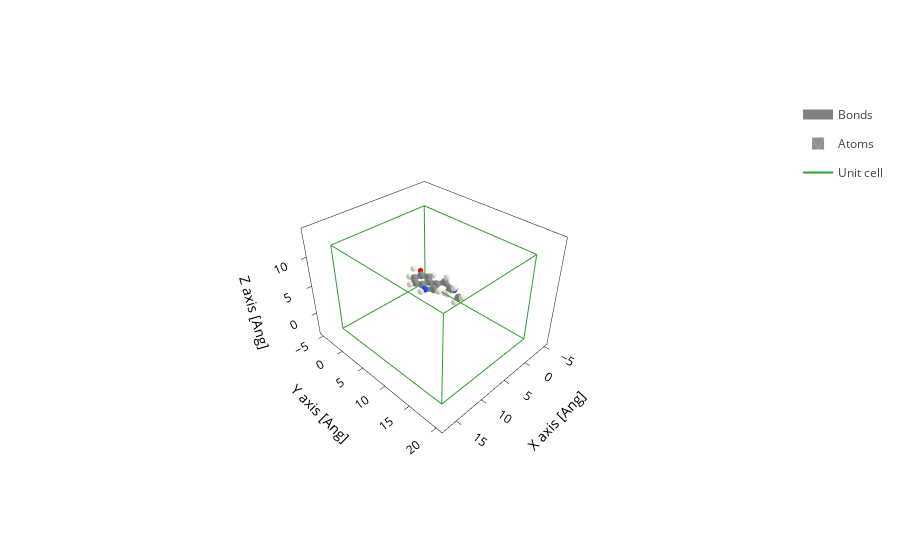

Source (notebook cell):
### Code cell
molecula.plot()

### Figure 1 — Plotly figure (JSON) as saved in the notebook; plotly's stock layout.template omitted (floating-point values rounded to 4 significant figures; data arrays with more than 128 entries replaced by an {"elided": "..."} marker saying what was removed)
{"data": [{"line": {"color": "gray", "width": 10}, "meta": {}, "mode": "lines", "name": "Bonds", "opacity": 1, "type": "scatter3d", "x": {"elided": "588 float values"}, "y": {"elided": "588 float values"}, "z": {"elided": "588 float values"}}, {"alphahull": 0, "color": "#909090", "hovertemplate": "%{meta.position}", "legendgroup": "Atoms", "meta": {"meta": {"Atoms_i": 0}, "position": "(-1.01, 1.71, 0.00)"}, "name": "Atoms", "opacity": 1, "showlegend": true, "showscale": false, "type": "mesh3d", "x": {"elided": "225 float values"}, "y": {"elided": "225 float values"}, "z": {"elided": "225 float values"}}, {"alphahull": 0, "color": "#909090", "hovertemplate": "%{meta.position}", "legendgroup": "Atoms", "meta": {"meta": {"Atoms_i": 1}, "position": "(0.34, 2.43, 0.00)"}, "name": "Atoms", "opacity": 1, "showlegend": false, "showscale": false, "type": "mesh3d", "x": {"elided": "225 float values"}, "y": {"elided": "225 float values"}, "z": {"elided": "225 float values"}}, {"alphahull": 0, "color": "#3050F8", "hovertemplate": "%{meta.position}", "legendgroup": "Atoms", "meta": {"meta": {"Atoms_i": 2}, "position": "(1.41, 1.43, 0.02)"}, "name": "Atoms", "opacity": 1, "showlegend": false, "showscale": false, "type": "mesh3d", "x": {"elided": "225 float values"}, "y": {"elided": "225 float values"}, "z": {"elided": "225 float values"}}, {"alphahull": 0, "color": "#909090", "hovertemplate": "%{meta.position}", "legendgroup": "Atoms", "meta": {"meta": {"Atoms_i": 3}, "position": "(1.22, -1.19, -0.01)"}, "name": "Atoms", "opacity": 1, "showlegend": false, "showscale": false, "type": "mesh3d", "x": {"elided": "225 float values"}, "y": {"elided": "225 float values"}, "z": {"elided": "225 float values"}}, {"alphahull": 0, "color": "#909090", "hovertemplate": "%{meta.position}", "legendgroup": "Atoms", "meta": {"meta": {"Atoms_i": 4}, "position": "(0.32, -2.27, -0.01)"}, "name": "Atoms", "opacity": 1, "showlegend": false, "showscale": false, "type": "mesh3d", "x": {"elided": "225 float values"}, "y": {"elided": "225 float values"}, "z": {"elided": "225 float values"}}, {"alphahull": 0, "color": "#909090", "hovertemplate": "%{meta.position}", "legendgroup": "Atoms", "meta": {"meta": {"Atoms_i": 5}, "position": "(-1.06, -2.04, -0.01)"}, "name": "Atoms", "opacity": 1, "showlegend": false, "showscale": false, "type": "mesh3d", "x": {"elided": "225 float values"}, "y": {"elided": "225 float values"}, "z": {"elided": "225 float values"}}, {"alphahull": 0, "color": "#909090", "hovertemplate": "%{meta.position}", "legendgroup": "Atoms", "meta": {"meta": {"Atoms_i": 6}, "position": "(-1.54, -0.72, -0.00)"}, "name": "Atoms", "opacity": 1, "showlegend": false, "showscale": false, "type": "mesh3d", "x": {"elided": "225 float values"}, "y": {"elided": "225 float values"}, "z": {"elided": "225 float values"}}, {"alphahull": 0, "color": "#909090", "hovertemplate": "%{meta.position}", "legendgroup": "Atoms", "meta": {"meta": {"Atoms_i": 7}, "position": "(-0.63, 0.36, -0.00)"}, "name": "Atoms", "opacity": 1, "showlegend": false, "showscale": false, "type": "mesh3d", "x": {"elided": "225 float values"}, "y": {"elided": "225 float values"}, "z": {"elided": "225 float values"}}, {"alphahull": 0, "color": "#909090", "hovertemplate": "%{meta.position}", "legendgroup": "Atoms", "meta": {"meta": {"Atoms_i": 8}, "position": "(0.77, 0.13, 0.00)"}, "name": "Atoms", "opacity": 1, "showlegend": false, "showscale": false, "type": "mesh3d", "x": {"elided": "225 float values"}, "y": {"elided": "225 float values"}, "z": {"elided": "225 float values"}}, {"alphahull": 0, "color": "#909090", "hovertemplate": "%{meta.position}", "legendgroup": "Atoms", "meta": {"meta": {"Atoms_i": 9}, "position": "(-2.39, 2.30, 0.01)"}, "name": "Atoms", "opacity": 1, "showlegend": false, "showscale": false, "type": "mesh3d", "x": {"elided": "225 float values"}, "y": {"elided": "225 float values"}, "z": {"elided": "225 float values"}}, {"alphahull": 0, "color": "#EDEADE", "hovertemplate": "%{meta.position}", "legendgroup": "Atoms", "meta": {"meta": {"Atoms_i": 10}, "position": "(0.34, 3.43, 0.01)"}, "name": "Atoms", "opacity": 1, "showlegend": false, "showscale": false, "type": "mesh3d", "x": {"elided": "225 float values"}, "y": {"elided": "225 float values"}, "z": {"elided": "225 float values"}}, {"alphahull": 0, "color": "#EDEADE", "hovertemplate": "%{meta.position}", "legendgroup": "Atoms", "meta": {"meta": {"Atoms_i": 11}, "position": "(2.41, 1.45, 0.04)"}, "name": "Atoms", "opacity": 1, "showlegend": false, "showscale": false, "type": "mesh3d", "x": {"elided": "225 float values"}, "y": {"elided": "225 float values"}, "z": {"elided": "225 float values"}}, {"alphahull": 0, "color": "#EDEADE", "hovertemplate": "%{meta.position}", "legendgroup": "Atoms", "meta": {"meta": {"Atoms_i": 12}, "position": "(-2.53, -0.56, 0.00)"}, "name": "Atoms", "opacity": 1, "showlegend": false, "showscale": false, "type": "mesh3d", "x": {"elided": "225 float values"}, "y": {"elided": "225 float values"}, "z": {"elided": "225 float values"}}, {"alphahull": 0, "color": "#FF0D0D", "hovertemplate": "%{meta.position}", "legendgroup": "Atoms", "meta": {"meta": {"Atoms_i": 13}, "position": "(-2.03, -3.21, -0.00)"}, "name": "Atoms", "opacity": 1, "showlegend": false, "showscale": false, "type": "mesh3d", "x": {"elided": "225 float values"}, "y": {"elided": "225 float values"}, "z": {"elided": "225 float values"}}, {"alphahull": 0, "color": "#EDEADE", "hovertemplate": "%{meta.position}", "legendgroup": "Atoms", "meta": {"meta": {"Atoms_i": 14}, "position": "(0.65, -3.21, -0.03)"}, "name": "Atoms", "opacity": 1, "showlegend": false, "showscale": false, "type": "mesh3d", "x": {"elided": "225 float values"}, "y": {"elided": "225 float values"}, "z": {"elided": "225 float values"}}, {"alphahull": 0, "color": "#EDEADE", "hovertemplate": "%{meta.position}", "legendgroup": "Atoms", "meta": {"meta": {"Atoms_i": 15}, "position": "(2.21, -1.38, -0.01)"}, "name": "Atoms", "opacity": 1, "showlegend": false, "showscale": false, "type": "mesh3d", "x": {"elided": "225 float values"}, "y": {"elided": "225 float values"}, "z": {"elided": "225 float values"}}, {"alphahull": 0, "color": "#EDEADE", "hovertemplate": "%{meta.position}", "legendgroup": "Atoms", "meta": {"meta": {"Atoms_i": 16}, "position": "(-1.53, -4.56, 0.00)"}, "name": "Atoms", "opacity": 1, "showlegend": false, "showscale": false, "type": "mesh3d", "x": {"elided": "225 float values"}, "y": {"elided": "225 float values"}, "z": {"elided": "225 float values"}}, {"alphahull": 0, "color": "#909090", "hovertemplate": "%{meta.position}", "legendgroup": "Atoms", "meta": {"meta": {"Atoms_i": 17}, "position": "(-3.67, 2.35, -2.05)"}, "name": "Atoms", "opacity": 1, "showlegend": false, "showscale": false, "type": "mesh3d", "x": {"elided": "225 float values"}, "y": {"elided": "225 float values"}, "z": {"elided": "225 float values"}}, {"alphahull": 0, "color": "#909090", "hovertemplate": "%{meta.position}", "legendgroup": "Atoms", "meta": {"meta": {"Atoms_i": 18}, "position": "(-2.44, 3.57, -0.79)"}, "name": "Atoms", "opacity": 1, "showlegend": false, "showscale": false, "type": "mesh3d", "x": {"elided": "225 float values"}, "y": {"elided": "225 float values"}, "z": {"elided": "225 float values"}}, {"alphahull": 0, "color": "#909090", "hovertemplate": "%{meta.position}", "legendgroup": "Atoms", "meta": {"meta": {"Atoms_i": 19}, "position": "(-3.25, 4.75, -2.38)"}, "name": "Atoms", "opacity": 1, "showlegend": false, "showscale": false, "type": "mesh3d", "x": {"elided": "225 float values"}, "y": {"elided": "225 float values"}, "z": {"elided": "225 float values"}}, {"alphahull": 0, "color": "#3050F8", "hovertemplate": "%{meta.position}", "legendgroup": "Atoms", "meta": {"meta": {"Atoms_i": 20}, "position": "(-3.39, 3.65, -1.36)"}, "name": "Atoms", "opacity": 1, "showlegend": false, "showscale": false, "type": "mesh3d", "x": {"elided": "225 float values"}, "y": {"elided": "225 float values"}, "z": {"elided": "225 float values"}}, {"alphahull": 0, "color": "#EDEADE", "hovertemplate": "%{meta.position}", "legendgroup": "Atoms", "meta": {"meta": {"Atoms_i": 21}, "position": "(-3.93, 1.58, -1.30)"}, "name": "Atoms", "opacity": 1, "showlegend": false, "showscale": false, "type": "mesh3d", "x": {"elided": "225 float values"}, "y": {"elided": "225 float values"}, "z": {"elided": "225 float values"}}, {"alphahull": 0, "color": "#EDEADE", "hovertemplate": "%{meta.position}", "legendgroup": "Atoms", "meta": {"meta": {"Atoms_i": 22}, "position": "(-4.52, 2.44, -2.76)"}, "name": "Atoms", "opacity": 1, "showlegend": false, "showscale": false, "type": "mesh3d", "x": {"elided": "225 float values"}, "y": {"elided": "225 float values"}, "z": {"elided": "225 float values"}}, {"alphahull": 0, "color": "#EDEADE", "hovertemplate": "%{meta.position}", "legendgroup": "Atoms", "meta": {"meta": {"Atoms_i": 23}, "position": "(-2.78, 1.99, -2.61)"}, "name": "Atoms", "opacity": 1, "showlegend": false, "showscale": false, "type": "mesh3d", "x": {"elided": "225 float values"}, "y": {"elided": "225 float values"}, "z": {"elided": "225 float values"}}, {"alphahull": 0, "color": "#EDEADE", "hovertemplate": "%{meta.position}", "legendgroup": "Atoms", "meta": {"meta": {"Atoms_i": 24}, "position": "(-3.03, 5.71, -1.86)"}, "name": "Atoms", "opacity": 1, "showlegend": false, "showscale": false, "type": "mesh3d", "x": {"elided": "225 float values"}, "y": {"elided": "225 float values"}, "z": {"elided": "225 float values"}}, {"alphahull": 0, "color": "#EDEADE", "hovertemplate": "%{meta.position}", "legendgroup": "Atoms", "meta": {"meta": {"Atoms_i": 25}, "position": "(-2.42, 4.54, -3.08)"}, "name": "Atoms", "opacity": 1, "showlegend": false, "showscale": false, "type": "mesh3d", "x": {"elided": "225 float values"}, "y": {"elided": "225 float values"}, "z": {"elided": "225 float values"}}, {"alphahull": 0, "color": "#EDEADE", "hovertemplate": "%{meta.position}", "legendgroup": "Atoms", "meta": {"meta": {"Atoms_i": 26}, "position": "(-4.19, 4.89, -2.96)"}, "name": "Atoms", "opacity": 1, "showlegend": false, "showscale": false, "type": "mesh3d", "x": {"elided": "225 float values"}, "y": {"elided": "225 float values"}, "z": {"elided": "225 float values"}}, {"alphahull": 0, "color": "#EDEADE", "hovertemplate": "%{meta.position}", "legendgroup": "Atoms", "meta": {"meta": {"Atoms_i": 27}, "position": "(-2.44, 4.41, -0.25)"}, "name": "Atoms", "opacity": 1, "showlegend": false, "showscale": false, "type": "mesh3d", "x": {"elided": "225 float values"}, "y": {"elided": "225 float values"}, "z": {"elided": "225 float values"}}, {"alphahull": 0, "color": "#EDEADE", "hovertemplate": "%{meta.position}", "legendgroup": "Atoms", "meta": {"meta": {"Atoms_i": 28}, "position": "(-1.75, 3.64, -1.51)"}, "name": "Atoms", "opacity": 1, "showlegend": false, "showscale": false, "type": "mesh3d", "x": {"elided": "225 float values"}, "y": {"elided": "225 float values"}, "z": {"elided": "225 float values"}}, {"alphahull": 0, "color": "#EDEADE", "hovertemplate": "%{meta.position}", "legendgroup": "Atoms", "meta": {"meta": {"Atoms_i": 29}, "position": "(-3.03, 1.64, -0.39)"}, "name": "Atoms", "opacity": 1, "showlegend": false, "showscale": false, "type": "mesh3d", "x": {"elided": "225 float values"}, "y": {"elided": "225 float values"}, "z": {"elided": "225 float values"}}, {"alphahull": 0, "color": "#EDEADE", "hovertemplate": "%{meta.position}", "legendgroup": "Atoms", "meta": {"meta": {"Atoms_i": 30}, "position": "(-2.66, 2.49, 0.95)"}, "name": "Atoms", "opacity": 1, "showlegend": false, "showscale": false, "type": "mesh3d", "x": {"elided": "225 float values"}, "y": {"elided": "225 float values"}, "z": {"elided": "225 float values"}}, {"meta": {}, "mode": "lines", "name": "Unit cell", "type": "scatter3d", "x": [0.0, 0.0, 16.93, 16.93, 0.0, 0.0, NaN, 0.0, 0.0, 0.0, 16.93, 16.93, 0.0, NaN, 16.93, 16.93, NaN, 16.93, 16.93], "y": [0.0, 20.26, 20.26, 20.26, 20.26, 20.26, NaN, 20.26, 0.0, 0.0, 0.0, 0.0, 0.0, NaN, 20.26, 0.0, NaN, 20.26, 0.0], "z": [0.0, 0.0, 0.0, 14.03, 14.03, 0.0, NaN, 14.03, 14.03, 0.0, 0.0, 14.03, 14.03, NaN, 0.0, 0.0, NaN, 14.03, 14.03]}], "layout": {"autosize": true, "scene": {"aspectmode": "data", "aspectratio": {"x": 1.026, "y": 1.183, "z": 0.8239}, "camera": {"center": {"x": 0, "y": 0, "z": 0}, "eye": {"x": 1.69, "y": 1.69, "z": 1.69}, "projection": {"type": "perspective"}, "up": {"x": 0, "y": 0, "z": 1}}, "xaxis": {"title": {"text": "X axis [Ang]"}, "type": "linear"}, "yaxis": {"title": {"text": "Y axis [Ang]"}, "type": "linear"}, "zaxis": {"title": {"text": "Z axis [Ang]"}, "type": "linear"}}, "xaxis": {"scaleanchor": "y", "scaleratio": 1, "title": {"text": "X axis [Ang]"}}, "yaxis": {"title": {"text": "Y axis [Ang]"}}}}
